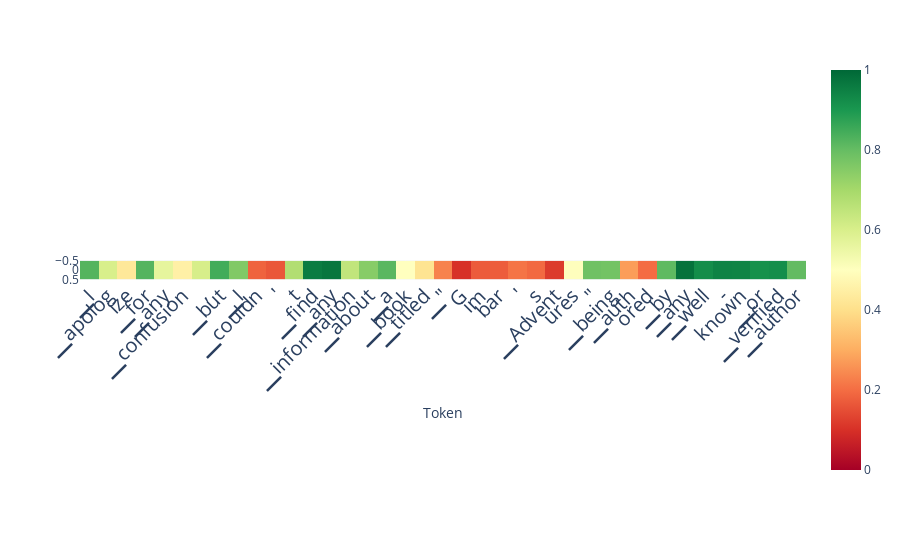

Notebook code cell kept with this figure:
### Code cell
scores_per_token = ld.detect(classifier=clf)
plot_scores_per_token(scores_per_token, tokens, lastn_tokens_to_plot=max_new_tokens, detection_method='classifier')

### Figure 1 — Plotly figure (JSON) as saved in the notebook; plotly's stock layout.template omitted (floating-point values rounded to 4 significant figures)
{"data": [{"coloraxis": "coloraxis", "hovertemplate": "Token: %{x}<br>y: %{y}<br>color: %{z}<extra></extra>", "name": "0", "type": "heatmap", "xaxis": "x", "yaxis": "y", "z": [[0.8238, 0.6013, 0.4273, 0.8234, 0.5656, 0.4521, 0.6039, 0.8468, 0.7582, 0.1838, 0.1647, 0.6766, 0.9578, 0.9708, 0.6469, 0.7481, 0.8154, 0.4991, 0.4127, 0.2329, 0.09937, 0.1709, 0.1745, 0.2106, 0.1935, 0.1181, 0.5039, 0.784, 0.7796, 0.2734, 0.1988, 0.809, 0.9782, 0.9226, 0.9444, 0.9426, 0.9147, 0.9214, 0.8045]]}], "layout": {"autosize": true, "coloraxis": {"cmax": 1, "cmin": 0, "colorscale": [[0, "rgb(165,0,38)"], [0.1, "rgb(215,48,39)"], [0.2, "rgb(244,109,67)"], [0.3, "rgb(253,174,97)"], [0.4, "rgb(254,224,139)"], [0.5, "rgb(255,255,191)"], [0.6, "rgb(217,239,139)"], [0.7, "rgb(166,217,106)"], [0.8, "rgb(102,189,99)"], [0.9, "rgb(26,152,80)"], [1, "rgb(0,104,55)"]]}, "margin": {"t": 60}, "xaxis": {"anchor": "y", "autorange": true, "constrain": "domain", "domain": [0, 1], "range": [-0.5, 38.5], "scaleanchor": "y", "tickangle": -45, "tickfont": {"size": 20}, "ticktext": ["▁I", "▁apolog", "ize", "▁for", "▁any", "▁confusion", ",", "▁but", "▁I", "▁couldn", "'", "t", "▁find", "▁any", "▁information", "▁about", "▁a", "▁book", "▁titled", "▁\"", "G", "im", "bar", "'", "s", "▁Advent", "ures", "\"", "▁being", "▁auth", "ored", "▁by", "▁any", "▁well", "-", "known", "▁or", "▁verified", "▁author", "."], "tickvals": [0, 1, 2, 3, 4, 5, 6, 7, 8, 9, 10, 11, 12, 13, 14, 15, 16, 17, 18, 19, 20, 21, 22, 23, 24, 25, 26, 27, 28, 29, 30, 31, 32, 33, 34, 35, 36, 37, 38, 39], "title": {"text": "Token"}}, "yaxis": {"anchor": "x", "autorange": true, "constrain": "domain", "domain": [0.4552, 0.5448], "range": [0.5, -0.5]}}}
